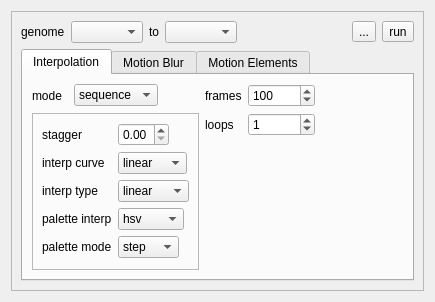
<?xml version="1.0" encoding="UTF-8"?>
<ui version="4.0">
 <class>SheepLoopWidget</class>
 <widget class="QWidget" name="SheepLoopWidget">
  <property name="geometry">
   <rect>
    <x>0</x>
    <y>0</y>
    <width>405</width>
    <height>279</height>
   </rect>
  </property>
  <property name="windowTitle">
   <string>SheepLoopWidget</string>
  </property>
  <layout class="QGridLayout" name="gridLayout_3">
   <item row="0" column="0">
    <widget class="QFrame" name="frame">
     <property name="frameShape">
      <enum>QFrame::StyledPanel</enum>
     </property>
     <property name="frameShadow">
      <enum>QFrame::Raised</enum>
     </property>
     <layout class="QGridLayout" name="gridLayout_2">
      <item row="0" column="0">
       <layout class="QHBoxLayout" name="horizontalLayout_3">
        <item>
         <widget class="QLabel" name="label_25">
          <property name="sizePolicy">
           <sizepolicy hsizetype="Maximum" vsizetype="Preferred">
            <horstretch>0</horstretch>
            <verstretch>0</verstretch>
           </sizepolicy>
          </property>
          <property name="toolTip">
           <string>temporal position of this genome in the animation sequence</string>
          </property>
          <property name="text">
           <string>genome</string>
          </property>
         </widget>
        </item>
        <item>
         <widget class="QComboBox" name="m_beginBox">
          <property name="sizePolicy">
           <sizepolicy hsizetype="Maximum" vsizetype="Fixed">
            <horstretch>0</horstretch>
            <verstretch>0</verstretch>
           </sizepolicy>
          </property>
          <property name="toolTip">
           <string>first keyframe</string>
          </property>
          <property name="sizeAdjustPolicy">
           <enum>QComboBox::AdjustToContents</enum>
          </property>
          <property name="iconSize">
           <size>
            <width>24</width>
            <height>24</height>
           </size>
          </property>
         </widget>
        </item>
        <item>
         <widget class="QLabel" name="label_27">
          <property name="sizePolicy">
           <sizepolicy hsizetype="Maximum" vsizetype="Preferred">
            <horstretch>0</horstretch>
            <verstretch>0</verstretch>
           </sizepolicy>
          </property>
          <property name="toolTip">
           <string>temporal position of this genome in the animation sequence</string>
          </property>
          <property name="text">
           <string>to</string>
          </property>
         </widget>
        </item>
        <item>
         <widget class="QComboBox" name="m_endBox">
          <property name="sizePolicy">
           <sizepolicy hsizetype="Maximum" vsizetype="Fixed">
            <horstretch>0</horstretch>
            <verstretch>0</verstretch>
           </sizepolicy>
          </property>
          <property name="toolTip">
           <string>last keyframe</string>
          </property>
          <property name="sizeAdjustPolicy">
           <enum>QComboBox::AdjustToContents</enum>
          </property>
          <property name="iconSize">
           <size>
            <width>24</width>
            <height>24</height>
           </size>
          </property>
         </widget>
        </item>
        <item>
         <spacer name="horizontalSpacer">
          <property name="orientation">
           <enum>Qt::Horizontal</enum>
          </property>
          <property name="sizeHint" stdset="0">
           <size>
            <width>1</width>
            <height>13</height>
           </size>
          </property>
         </spacer>
        </item>
        <item>
         <widget class="QToolButton" name="m_saveToolButton">
          <property name="toolTip">
           <string>save</string>
          </property>
          <property name="text">
           <string>...</string>
          </property>
          <property name="icon">
           <iconset resource="../qosmic.qrc">
            <normaloff>:/icons/silk/disk.xpm</normaloff>:/icons/silk/disk.xpm</iconset>
          </property>
         </widget>
        </item>
        <item>
         <widget class="QToolButton" name="m_runToolButton">
          <property name="toolTip">
           <string>run</string>
          </property>
          <property name="text">
           <string>run</string>
          </property>
          <property name="icon">
           <iconset resource="../qosmic.qrc">
            <normaloff>:/icons/silk/bullet_go.xpm</normaloff>:/icons/silk/bullet_go.xpm</iconset>
          </property>
         </widget>
        </item>
       </layout>
      </item>
      <item row="1" column="0">
       <widget class="QTabWidget" name="tabWidget">
        <property name="currentIndex">
         <number>0</number>
        </property>
        <widget class="QWidget" name="tab">
         <attribute name="title">
          <string>Interpolation</string>
         </attribute>
         <layout class="QGridLayout" name="gridLayout">
          <item row="0" column="0">
           <widget class="QLabel" name="label_10">
            <property name="text">
             <string>mode</string>
            </property>
           </widget>
          </item>
          <item row="0" column="4">
           <widget class="QLabel" name="label_frames">
            <property name="sizePolicy">
             <sizepolicy hsizetype="Preferred" vsizetype="Preferred">
              <horstretch>0</horstretch>
              <verstretch>0</verstretch>
             </sizepolicy>
            </property>
            <property name="text">
             <string>frames</string>
            </property>
           </widget>
          </item>
          <item row="0" column="5">
           <widget class="IntValueEditor" name="m_framesBox">
            <property name="sizePolicy">
             <sizepolicy hsizetype="Maximum" vsizetype="Fixed">
              <horstretch>0</horstretch>
              <verstretch>0</verstretch>
             </sizepolicy>
            </property>
            <property name="toolTip">
             <string>frames per loop</string>
            </property>
            <property name="minimum">
             <number>2</number>
            </property>
            <property name="maximum">
             <number>999999</number>
            </property>
            <property name="value">
             <number>100</number>
            </property>
           </widget>
          </item>
          <item row="1" column="4">
           <widget class="QLabel" name="label_loops">
            <property name="text">
             <string>loops</string>
            </property>
           </widget>
          </item>
          <item row="1" column="5">
           <widget class="IntValueEditor" name="m_loopsBox">
            <property name="sizePolicy">
             <sizepolicy hsizetype="Maximum" vsizetype="Fixed">
              <horstretch>0</horstretch>
              <verstretch>0</verstretch>
             </sizepolicy>
            </property>
            <property name="toolTip">
             <string>rotation loops</string>
            </property>
            <property name="minimum">
             <number>0</number>
            </property>
            <property name="maximum">
             <number>999999</number>
            </property>
            <property name="value">
             <number>1</number>
            </property>
           </widget>
          </item>
          <item row="0" column="1">
           <widget class="QComboBox" name="m_animateModeBox">
            <property name="toolTip">
             <string>sequence - rotate animated xforms and interpolate adjacent genomes
animate - time based interpolation of adjacent genomes</string>
            </property>
            <item>
             <property name="text">
              <string>sequence</string>
             </property>
            </item>
            <item>
             <property name="text">
              <string>animate</string>
             </property>
            </item>
           </widget>
          </item>
          <item row="1" column="0" rowspan="2" colspan="3">
           <widget class="QFrame" name="frame_2">
            <property name="sizePolicy">
             <sizepolicy hsizetype="Maximum" vsizetype="Preferred">
              <horstretch>0</horstretch>
              <verstretch>0</verstretch>
             </sizepolicy>
            </property>
            <property name="frameShape">
             <enum>QFrame::StyledPanel</enum>
            </property>
            <property name="frameShadow">
             <enum>QFrame::Raised</enum>
            </property>
            <layout class="QFormLayout" name="formLayout_2">
             <item row="0" column="0">
              <widget class="QLabel" name="label_5">
               <property name="sizePolicy">
                <sizepolicy hsizetype="Preferred" vsizetype="Preferred">
                 <horstretch>0</horstretch>
                 <verstretch>0</verstretch>
                </sizepolicy>
               </property>
               <property name="text">
                <string>stagger</string>
               </property>
              </widget>
             </item>
             <item row="0" column="1">
              <widget class="DoubleValueEditor" name="m_staggerBox">
               <property name="sizePolicy">
                <sizepolicy hsizetype="Maximum" vsizetype="Fixed">
                 <horstretch>0</horstretch>
                 <verstretch>0</verstretch>
                </sizepolicy>
               </property>
               <property name="toolTip">
                <string>fractional overlap of xform interpolation</string>
               </property>
               <property name="maximum">
                <double>1.000000000000000</double>
               </property>
               <property name="singleStep">
                <double>0.100000000000000</double>
               </property>
              </widget>
             </item>
             <item row="1" column="0">
              <widget class="QLabel" name="label_35">
               <property name="sizePolicy">
                <sizepolicy hsizetype="Maximum" vsizetype="Preferred">
                 <horstretch>0</horstretch>
                 <verstretch>0</verstretch>
                </sizepolicy>
               </property>
               <property name="toolTip">
                <string>interpolation curve for this genome in the animation sequence</string>
               </property>
               <property name="text">
                <string>interp curve</string>
               </property>
              </widget>
             </item>
             <item row="1" column="1">
              <widget class="QComboBox" name="m_interpolationBox">
               <property name="sizePolicy">
                <sizepolicy hsizetype="Maximum" vsizetype="Fixed">
                 <horstretch>0</horstretch>
                 <verstretch>0</verstretch>
                </sizepolicy>
               </property>
               <property name="toolTip">
                <string>how flames change over time</string>
               </property>
               <item>
                <property name="text">
                 <string>linear</string>
                </property>
               </item>
               <item>
                <property name="text">
                 <string>smooth</string>
                </property>
               </item>
              </widget>
             </item>
             <item row="2" column="0">
              <widget class="QLabel" name="label_36">
               <property name="sizePolicy">
                <sizepolicy hsizetype="Maximum" vsizetype="Preferred">
                 <horstretch>0</horstretch>
                 <verstretch>0</verstretch>
                </sizepolicy>
               </property>
               <property name="toolTip">
                <string>interpolation function for this genome in the animation sequence</string>
               </property>
               <property name="text">
                <string>interp type</string>
               </property>
              </widget>
             </item>
             <item row="2" column="1">
              <widget class="QComboBox" name="m_interpolationTypeBox">
               <property name="sizePolicy">
                <sizepolicy hsizetype="Maximum" vsizetype="Fixed">
                 <horstretch>0</horstretch>
                 <verstretch>0</verstretch>
                </sizepolicy>
               </property>
               <property name="toolTip">
                <string>interpolation of xform positions</string>
               </property>
               <item>
                <property name="text">
                 <string>linear</string>
                </property>
               </item>
               <item>
                <property name="text">
                 <string>log</string>
                </property>
               </item>
               <item>
                <property name="text">
                 <string>compat</string>
                </property>
               </item>
               <item>
                <property name="text">
                 <string>older</string>
                </property>
               </item>
              </widget>
             </item>
             <item row="3" column="0">
              <widget class="QLabel" name="label_7">
               <property name="text">
                <string>palette interp</string>
               </property>
              </widget>
             </item>
             <item row="3" column="1">
              <widget class="QComboBox" name="m_paletteInterpBox">
               <property name="sizePolicy">
                <sizepolicy hsizetype="Maximum" vsizetype="Fixed">
                 <horstretch>0</horstretch>
                 <verstretch>0</verstretch>
                </sizepolicy>
               </property>
               <property name="toolTip">
                <string>interpolation between colormaps</string>
               </property>
               <item>
                <property name="text">
                 <string>hsv</string>
                </property>
               </item>
               <item>
                <property name="text">
                 <string>sweep</string>
                </property>
               </item>
              </widget>
             </item>
             <item row="4" column="0">
              <widget class="QLabel" name="label_8">
               <property name="text">
                <string>palette mode</string>
               </property>
              </widget>
             </item>
             <item row="4" column="1">
              <widget class="QComboBox" name="m_paletteInterpTypeBox">
               <property name="sizePolicy">
                <sizepolicy hsizetype="Maximum" vsizetype="Fixed">
                 <horstretch>0</horstretch>
                 <verstretch>0</verstretch>
                </sizepolicy>
               </property>
               <property name="toolTip">
                <string>interpolation between palette entries</string>
               </property>
               <item>
                <property name="text">
                 <string>step</string>
                </property>
               </item>
               <item>
                <property name="text">
                 <string>linear</string>
                </property>
               </item>
              </widget>
             </item>
            </layout>
           </widget>
          </item>
          <item row="0" column="6">
           <spacer name="horizontalSpacer_3">
            <property name="orientation">
             <enum>Qt::Horizontal</enum>
            </property>
            <property name="sizeHint" stdset="0">
             <size>
              <width>1</width>
              <height>20</height>
             </size>
            </property>
           </spacer>
          </item>
         </layout>
        </widget>
        <widget class="QWidget" name="tab_2">
         <attribute name="title">
          <string>Motion Blur</string>
         </attribute>
         <layout class="QVBoxLayout" name="verticalLayout">
          <item>
           <widget class="QFrame" name="frame_3">
            <property name="sizePolicy">
             <sizepolicy hsizetype="Preferred" vsizetype="Maximum">
              <horstretch>0</horstretch>
              <verstretch>0</verstretch>
             </sizepolicy>
            </property>
            <property name="frameShape">
             <enum>QFrame::StyledPanel</enum>
            </property>
            <property name="frameShadow">
             <enum>QFrame::Raised</enum>
            </property>
            <layout class="QHBoxLayout" name="horizontalLayout">
             <item>
              <widget class="QLabel" name="label_26">
               <property name="sizePolicy">
                <sizepolicy hsizetype="Maximum" vsizetype="Preferred">
                 <horstretch>0</horstretch>
                 <verstretch>0</verstretch>
                </sizepolicy>
               </property>
               <property name="toolTip">
                <string>number of time steps per batch. this many
   interpolated control points are used per batch and accumulated</string>
               </property>
               <property name="text">
                <string>temporal samples</string>
               </property>
              </widget>
             </item>
             <item>
              <widget class="IntValueEditor" name="m_temporalSamplesEditor">
               <property name="sizePolicy">
                <sizepolicy hsizetype="Maximum" vsizetype="Fixed">
                 <horstretch>0</horstretch>
                 <verstretch>0</verstretch>
                </sizepolicy>
               </property>
               <property name="toolTip">
                <string>time samples used for motion blur</string>
               </property>
               <property name="minimum">
                <number>1</number>
               </property>
               <property name="maximum">
                <number>999999</number>
               </property>
               <property name="singleStep">
                <number>10</number>
               </property>
               <property name="value">
                <number>1</number>
               </property>
              </widget>
             </item>
             <item>
              <spacer name="horizontalSpacer_4">
               <property name="orientation">
                <enum>Qt::Horizontal</enum>
               </property>
               <property name="sizeHint" stdset="0">
                <size>
                 <width>1</width>
                 <height>20</height>
                </size>
               </property>
              </spacer>
             </item>
            </layout>
           </widget>
          </item>
          <item>
           <widget class="QGroupBox" name="m_temporalFilterGroupBox">
            <property name="sizePolicy">
             <sizepolicy hsizetype="Maximum" vsizetype="Preferred">
              <horstretch>0</horstretch>
              <verstretch>0</verstretch>
             </sizepolicy>
            </property>
            <property name="minimumSize">
             <size>
              <width>0</width>
              <height>1</height>
             </size>
            </property>
            <property name="title">
             <string>Temporal Filter</string>
            </property>
            <property name="flat">
             <bool>true</bool>
            </property>
            <property name="checkable">
             <bool>false</bool>
            </property>
            <layout class="QFormLayout" name="formLayout">
             <property name="topMargin">
              <number>2</number>
             </property>
             <property name="bottomMargin">
              <number>2</number>
             </property>
             <item row="0" column="0">
              <widget class="QLabel" name="label">
               <property name="text">
                <string>type</string>
               </property>
              </widget>
             </item>
             <item row="0" column="1">
              <widget class="QComboBox" name="m_temporalFilterComboBox">
               <property name="sizePolicy">
                <sizepolicy hsizetype="Maximum" vsizetype="Fixed">
                 <horstretch>0</horstretch>
                 <verstretch>0</verstretch>
                </sizepolicy>
               </property>
               <property name="toolTip">
                <string>motion blur kernel</string>
               </property>
               <item>
                <property name="text">
                 <string>box</string>
                </property>
               </item>
               <item>
                <property name="text">
                 <string>gaussian</string>
                </property>
               </item>
               <item>
                <property name="text">
                 <string>exp</string>
                </property>
               </item>
              </widget>
             </item>
             <item row="1" column="0">
              <widget class="QLabel" name="label_2">
               <property name="text">
                <string>width</string>
               </property>
              </widget>
             </item>
             <item row="1" column="1">
              <widget class="DoubleValueEditor" name="m_temporalFilterWidthEditor">
               <property name="sizePolicy">
                <sizepolicy hsizetype="Maximum" vsizetype="Fixed">
                 <horstretch>0</horstretch>
                 <verstretch>0</verstretch>
                </sizepolicy>
               </property>
               <property name="toolTip">
                <string>motion blur frames</string>
               </property>
               <property name="value">
                <double>1.000000000000000</double>
               </property>
              </widget>
             </item>
             <item row="2" column="0">
              <widget class="QLabel" name="label_3">
               <property name="text">
                <string>exponent</string>
               </property>
              </widget>
             </item>
             <item row="2" column="1">
              <widget class="DoubleValueEditor" name="m_temporalFilterExpEditor">
               <property name="sizePolicy">
                <sizepolicy hsizetype="Maximum" vsizetype="Fixed">
                 <horstretch>0</horstretch>
                 <verstretch>0</verstretch>
                </sizepolicy>
               </property>
               <property name="toolTip">
                <string>direction and rate of exp motion blur</string>
               </property>
               <property name="minimum">
                <double>-99.000000000000000</double>
               </property>
              </widget>
             </item>
            </layout>
           </widget>
          </item>
         </layout>
        </widget>
        <widget class="QWidget" name="tab_3">
         <attribute name="title">
          <string>Motion Elements</string>
         </attribute>
         <layout class="QVBoxLayout" name="verticalLayout_3">
          <item>
           <layout class="QHBoxLayout" name="horizontalLayout_2">
            <item>
             <widget class="QLabel" name="label_4">
              <property name="text">
               <string>genome</string>
              </property>
             </widget>
            </item>
            <item>
             <widget class="QComboBox" name="m_genomeIdxBox">
              <property name="sizeAdjustPolicy">
               <enum>QComboBox::AdjustToContents</enum>
              </property>
              <property name="iconSize">
               <size>
                <width>24</width>
                <height>24</height>
               </size>
              </property>
             </widget>
            </item>
            <item>
             <widget class="QLabel" name="label_9">
              <property name="text">
               <string>transform</string>
              </property>
             </widget>
            </item>
            <item>
             <widget class="QComboBox" name="m_xformIdxBox">
              <property name="toolTip">
               <string/>
              </property>
             </widget>
            </item>
            <item>
             <widget class="QToolButton" name="m_animateButton">
              <property name="toolTip">
               <string>animate this transform in the electricsheep loop</string>
              </property>
              <property name="text">
               <string>animate</string>
              </property>
              <property name="icon">
               <iconset resource="../qosmic.qrc">
                <normaloff>:/icons/silk/film.xpm</normaloff>:/icons/silk/film.xpm</iconset>
              </property>
              <property name="checkable">
               <bool>true</bool>
              </property>
             </widget>
            </item>
            <item>
             <spacer name="horizontalSpacer_2">
              <property name="orientation">
               <enum>Qt::Horizontal</enum>
              </property>
              <property name="sizeHint" stdset="0">
               <size>
                <width>1</width>
                <height>20</height>
               </size>
              </property>
             </spacer>
            </item>
            <item>
             <widget class="QToolButton" name="m_addToolButton">
              <property name="toolTip">
               <string>add</string>
              </property>
              <property name="text">
               <string>+</string>
              </property>
             </widget>
            </item>
            <item>
             <widget class="QToolButton" name="m_delToolButton">
              <property name="toolTip">
               <string>remove</string>
              </property>
              <property name="text">
               <string>-</string>
              </property>
             </widget>
            </item>
           </layout>
          </item>
          <item>
           <widget class="QTableView" name="m_motionElementsView">
            <property name="minimumSize">
             <size>
              <width>2</width>
              <height>2</height>
             </size>
            </property>
            <property name="editTriggers">
             <set>QAbstractItemView::AllEditTriggers</set>
            </property>
            <property name="selectionMode">
             <enum>QAbstractItemView::SingleSelection</enum>
            </property>
            <property name="gridStyle">
             <enum>Qt::DotLine</enum>
            </property>
            <property name="cornerButtonEnabled">
             <bool>false</bool>
            </property>
            <attribute name="horizontalHeaderDefaultSectionSize">
             <number>65</number>
            </attribute>
           </widget>
          </item>
         </layout>
        </widget>
       </widget>
      </item>
     </layout>
    </widget>
   </item>
  </layout>
 </widget>
 <customwidgets>
  <customwidget>
   <class>DoubleValueEditor</class>
   <extends>QDoubleSpinBox</extends>
   <header>doublevalueeditor.h</header>
  </customwidget>
  <customwidget>
   <class>IntValueEditor</class>
   <extends>QSpinBox</extends>
   <header>intvalueeditor.h</header>
  </customwidget>
 </customwidgets>
 <resources>
  <include location="../qosmic.qrc"/>
 </resources>
 <connections/>
</ui>
